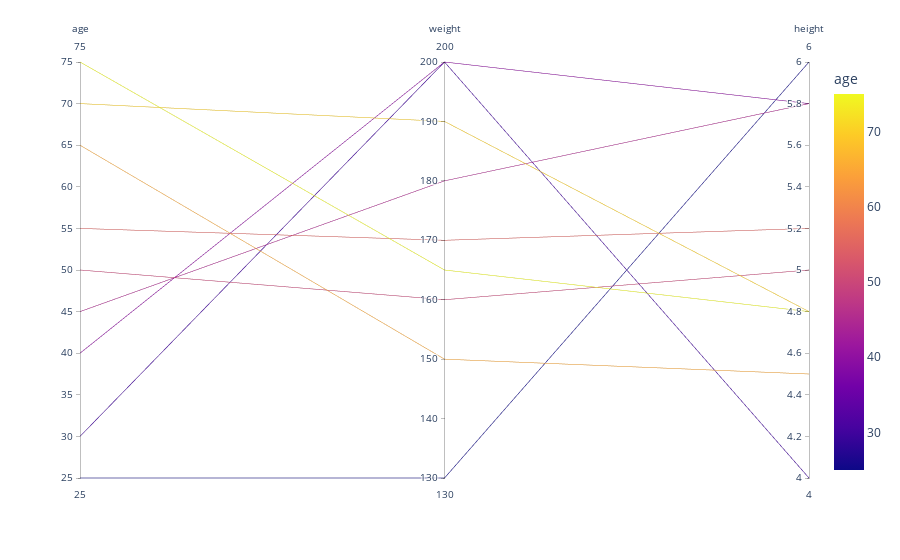

Notebook code cell kept with this figure:
### Markdown cell above
# Parallel-Coordinates Plot

### Code cell
#Create Data frame using given data
df = pd.DataFrame(np.array([[50, 160, 5], [25, 130, 6], [30, 200, 4], 
                            [65, 150, 4.5], [55, 170, 5.2], [75, 165, 4.8], 
                            [45, 180, 5.8], [70, 190, 4.8], [40, 200, 5.8]]),
                   columns=['age', 'weight', 'height'])

#Create parallel - coordinates plot
fig = px.parallel_coordinates(df, color="age")
fig.show()

### Figure 1 — Plotly figure (JSON) as saved in the notebook; plotly's stock layout.template omitted (floating-point values rounded to 4 significant figures)
{"data": [{"dimensions": [{"label": "age", "values": [50, 25, 30, 65, 55, 75, 45, 70, 40]}, {"label": "weight", "values": [160, 130, 200, 150, 170, 165, 180, 190, 200]}, {"label": "height", "values": [5, 6, 4, 4.5, 5.2, 4.8, 5.8, 4.8, 5.8]}], "domain": {"x": [0, 1], "y": [0, 1]}, "line": {"color": [50, 25, 30, 65, 55, 75, 45, 70, 40], "coloraxis": "coloraxis"}, "name": "", "type": "parcoords"}], "layout": {"coloraxis": {"colorbar": {"title": {"text": "age"}}, "colorscale": [[0, "#0d0887"], [0.1111, "#46039f"], [0.2222, "#7201a8"], [0.3333, "#9c179e"], [0.4444, "#bd3786"], [0.5556, "#d8576b"], [0.6667, "#ed7953"], [0.7778, "#fb9f3a"], [0.8889, "#fdca26"], [1, "#f0f921"]]}, "legend": {"tracegroupgap": 0}, "margin": {"t": 60}}}
